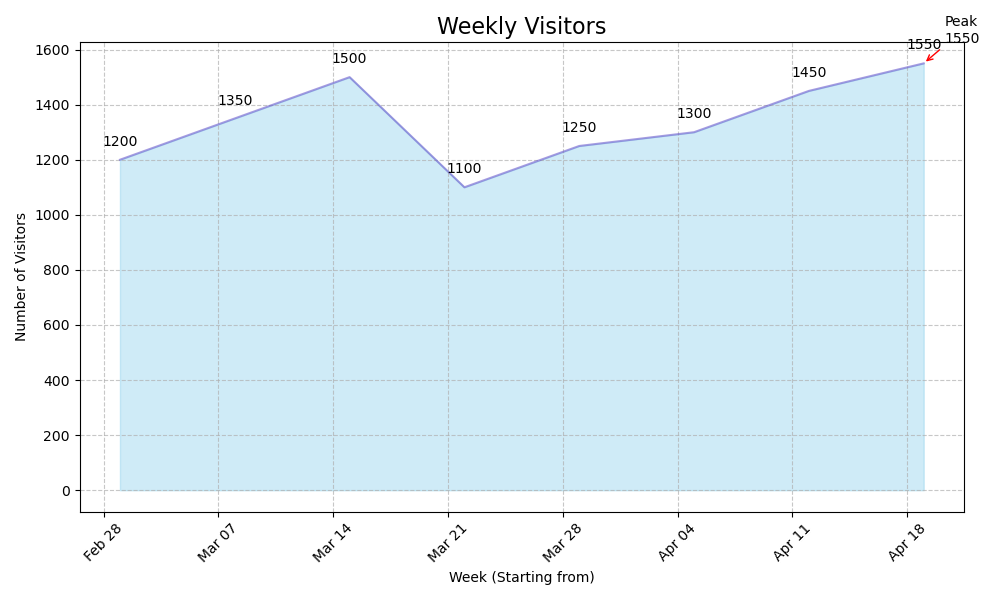

The Python source for this figure:

import matplotlib.pyplot as plt
import matplotlib.dates as mdates
from datetime import datetime

# Given data
data = [
    {'Week': '2023-03-01 to 2023-03-07', 'Visitors': 1200},
    {'Week': '2023-03-08 to 2023-03-14', 'Visitors': 1350},
    {'Week': '2023-03-15 to 2023-03-21', 'Visitors': 1500},
    {'Week': '2023-03-22 to 2023-03-28', 'Visitors': 1100},
    {'Week': '2023-03-29 to 2023-04-04', 'Visitors': 1250},
    {'Week': '2023-04-05 to 2023-04-11', 'Visitors': 1300},
    {'Week': '2023-04-12 to 2023-04-18', 'Visitors': 1450},
    {'Week': '2023-04-19 to 2023-04-25', 'Visitors': 1550}
]

# Extract 'Week' start dates and 'Visitors' as separate lists
weeks = [datetime.strptime(week.split(' to ')[0], "%Y-%m-%d") for week in [d['Week'] for d in data]]
visitors = [d['Visitors'] for d in data]

# Create figure and axis
plt.figure(figsize=(10,6))

# Plot area chart with 'weeks' on x-axis and 'visitors' on y-axis
plt.fill_between(weeks, visitors, color="skyblue", alpha=0.4)
plt.plot(weeks, visitors, color="Slateblue", alpha=0.6)

# Setting the x-axis to display the dates properly
plt.gca().xaxis.set_major_formatter(mdates.DateFormatter('%b %d'))
plt.gca().xaxis.set_major_locator(mdates.WeekdayLocator(interval=1))

# Adding grid, title, labels, and annotations
plt.grid(True, linestyle='--', alpha=0.7)
plt.title('Weekly Visitors', fontsize=16)
plt.xlabel('Week (Starting from)')
plt.ylabel('Number of Visitors')

# Annotating each data point
for i, txt in enumerate(visitors):
    plt.annotate(txt, (mdates.date2num(weeks[i]), visitors[i]), textcoords="offset points", xytext=(0,10), ha='center')

# Highlight peak visitor number.
peak_visitors = max(visitors)
peak_week = weeks[visitors.index(peak_visitors)]
plt.annotate(f'Peak\n{peak_visitors}', xy=(mdates.date2num(peak_week), peak_visitors), 
             xytext=(15,15), textcoords='offset points', arrowprops=dict(arrowstyle="->", color='red'))

# Rotate date labels
plt.xticks(rotation=45)

# Show plot with tight layout
plt.tight_layout()
plt.show()
